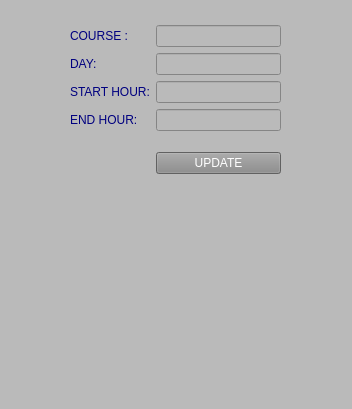
<?xml version="1.0" encoding="UTF-8"?>
<ui version="4.0">
 <class>AdminUpdateCourse</class>
 <widget class="QMainWindow" name="AdminUpdateCourse">
  <property name="geometry">
   <rect>
    <x>0</x>
    <y>0</y>
    <width>352</width>
    <height>409</height>
   </rect>
  </property>
  <property name="windowTitle">
   <string>Update Course</string>
  </property>
  <property name="styleSheet">
   <string notr="true">background-color: rgb(186, 186, 186);</string>
  </property>
  <widget class="QWidget" name="centralwidget">
   <widget class="QWidget" name="layoutWidget">
    <property name="geometry">
     <rect>
      <x>70</x>
      <y>10</y>
      <width>211</width>
      <height>181</height>
     </rect>
    </property>
    <layout class="QGridLayout" name="gridLayout">
     <item row="0" column="0">
      <layout class="QVBoxLayout" name="verticalLayout_2">
       <item>
        <widget class="QLabel" name="label_7">
         <property name="styleSheet">
          <string notr="true">font: 12pt &quot;Rockwell Condensed&quot;;
color: rgb(0, 0, 127);</string>
         </property>
         <property name="text">
          <string>COURSE :</string>
         </property>
        </widget>
       </item>
       <item>
        <widget class="QLabel" name="label_8">
         <property name="styleSheet">
          <string notr="true">font: 12pt &quot;Rockwell Condensed&quot;;
color: rgb(0, 0, 127);</string>
         </property>
         <property name="text">
          <string>DAY:</string>
         </property>
        </widget>
       </item>
       <item>
        <widget class="QLabel" name="label_9">
         <property name="styleSheet">
          <string notr="true">font: 12pt &quot;Rockwell Condensed&quot;;
color: rgb(0, 0, 127);</string>
         </property>
         <property name="text">
          <string>START HOUR:</string>
         </property>
        </widget>
       </item>
       <item>
        <widget class="QLabel" name="label_10">
         <property name="styleSheet">
          <string notr="true">font: 12pt &quot;Rockwell Condensed&quot;;
color: rgb(0, 0, 127);</string>
         </property>
         <property name="text">
          <string>END HOUR:</string>
         </property>
        </widget>
       </item>
      </layout>
     </item>
     <item row="0" column="1">
      <layout class="QVBoxLayout" name="verticalLayout">
       <item>
        <widget class="QLineEdit" name="txt_Course">
         <property name="styleSheet">
          <string notr="true">font: 12pt &quot;Rockwell Condensed&quot;;
color: rgb(255,255,255);</string>
         </property>
        </widget>
       </item>
       <item>
        <widget class="QLineEdit" name="txt_Day">
         <property name="styleSheet">
          <string notr="true">font: 12pt &quot;Rockwell Condensed&quot;;
color: rgb(255,255,255);</string>
         </property>
        </widget>
       </item>
       <item>
        <widget class="QLineEdit" name="txt_StartHour">
         <property name="styleSheet">
          <string notr="true">font: 12pt &quot;Rockwell Condensed&quot;;
color: rgb(255,255,255);</string>
         </property>
        </widget>
       </item>
       <item>
        <widget class="QLineEdit" name="txt_EndHour">
         <property name="styleSheet">
          <string notr="true">font: 12pt &quot;Rockwell Condensed&quot;;
color: rgb(255,255,255);</string>
         </property>
        </widget>
       </item>
      </layout>
     </item>
     <item row="1" column="1">
      <widget class="QPushButton" name="btn_Update">
       <property name="styleSheet">
        <string notr="true">background-color: rgb(136, 136, 136);
color: rgb(255, 255, 255);
font: 12pt &quot;Rockwell Condensed&quot;;</string>
       </property>
       <property name="text">
        <string>UPDATE</string>
       </property>
      </widget>
     </item>
    </layout>
   </widget>
   <widget class="QLabel" name="label_11">
    <property name="geometry">
     <rect>
      <x>100</x>
      <y>210</y>
      <width>141</width>
      <height>131</height>
     </rect>
    </property>
    <property name="styleSheet">
     <string notr="true">image: url(:/newPrefix/Aydin.png);
image: url(:/newPrefix/Aydin.png);
image: url(:/newPrefix/Aydin.png);
image: url(:/newPrefix/Aydin.png);
image: url(:/newPrefix/Aydin.png);
image: url(:/newPrefix/Aydin.png);</string>
    </property>
    <property name="text">
     <string/>
    </property>
   </widget>
  </widget>
  <widget class="QMenuBar" name="menubar">
   <property name="geometry">
    <rect>
     <x>0</x>
     <y>0</y>
     <width>352</width>
     <height>21</height>
    </rect>
   </property>
  </widget>
  <widget class="QStatusBar" name="statusbar"/>
 </widget>
 <resources>
  <include location="../../../../Documents/masaüstü/asd.qrc"/>
 </resources>
 <connections/>
</ui>
